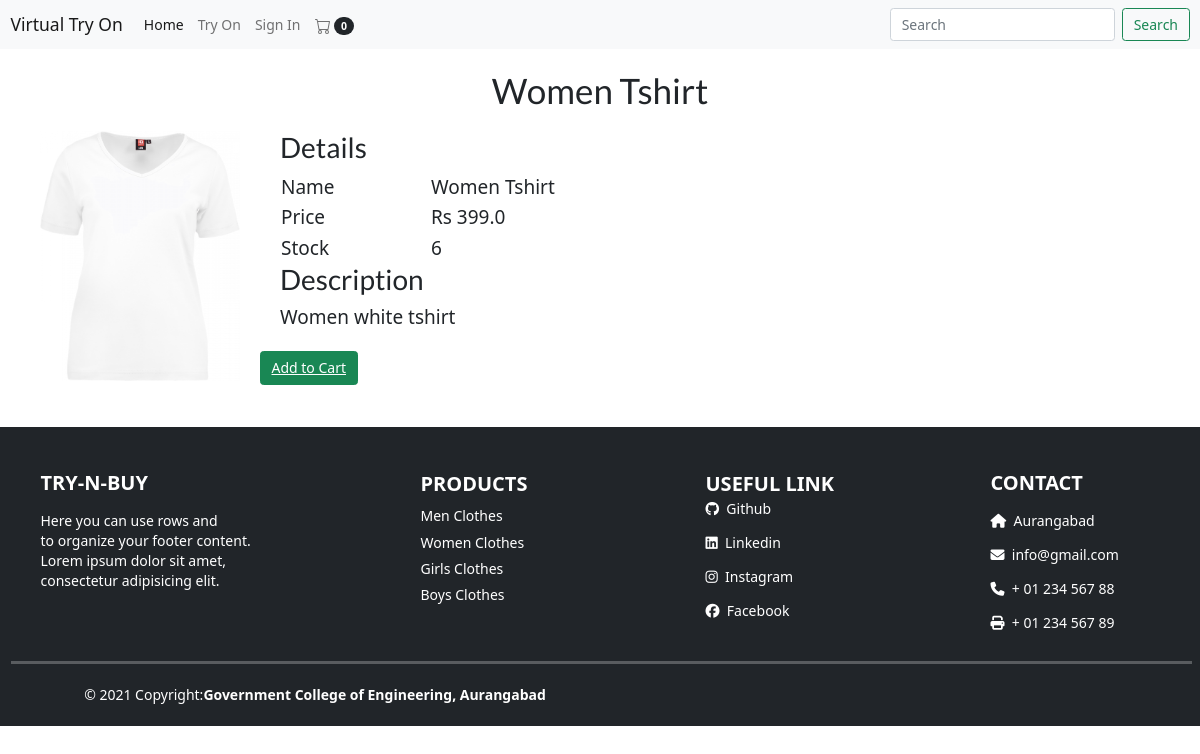
The page /productDescription?productId=3 on the database as committed earlier.
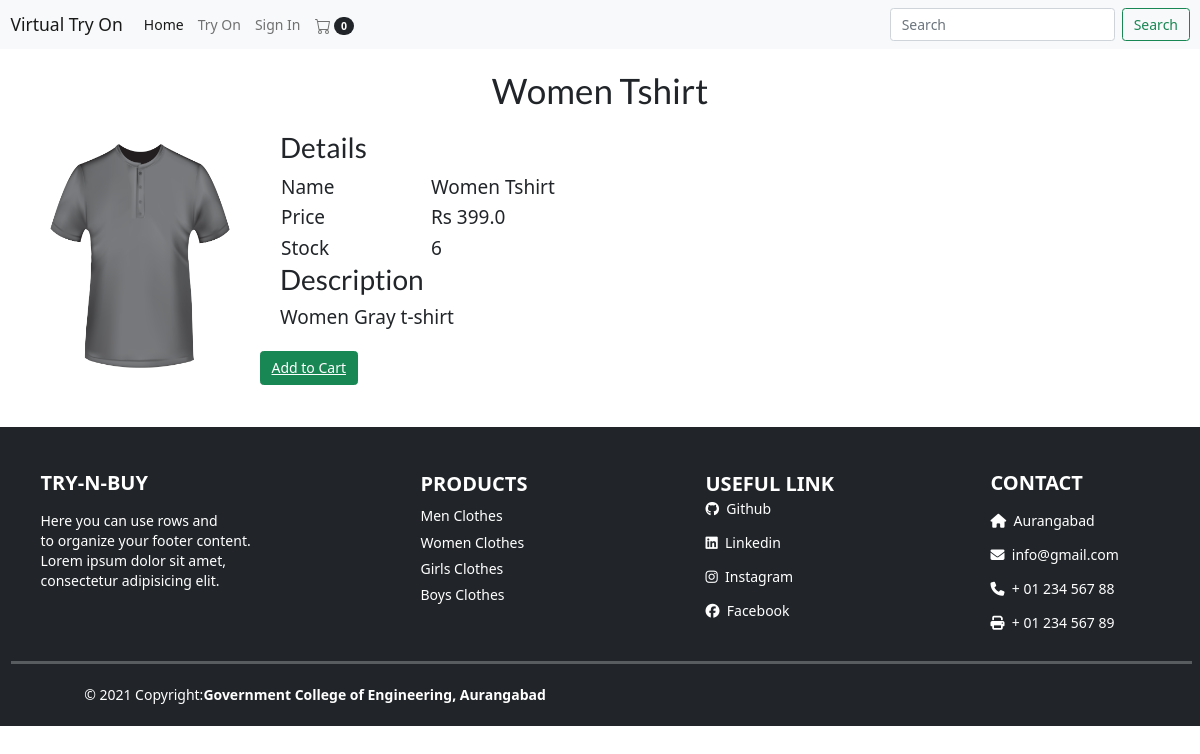
The same page on the database as committed later.
### tables this page shows
CREATE TABLE products (productId INTEGER PRIMARY KEY, name TEXT, price REAL, description TEXT, image TEXT, stock INTEGER, categoryId INTEGER, FOREIGN KEY (categoryId) REFERENCES categories (categoryId));

### main.py (the view)
@app.route("/productDescription")
def productDescription():
    loggedIn, firstName, noOfItems = getLoginDetails()
    productId = request.args.get('productId')
    with sqlite3.connect('database.db') as conn:
        cur = conn.cursor()
        cur.execute(
            'SELECT productId, name, price, description, image, stock FROM products WHERE productId = ' + productId)
        productData = cur.fetchone()
    conn.close()
    return render_template("productDescription.html", data=productData, loggedIn=loggedIn, firstName=firstName, noOfItems=noOfItems)

### main.py (called while the page is built, shortened)
def getLoginDetails():
    with sqlite3.connect('database.db') as conn:
        cur = conn.cursor()
        if 'email' not in session:
            loggedIn = False
            firstName = ''
            noOfItems = 0
    conn.close()
    return (loggedIn, firstName, noOfItems)

### templates/productDescription.html (shortened to what this page needs)
<!DOCTYPE HTML>
<html>
<head>
<link rel="stylesheet" href={{url_for('static', filename='css/productDescription.css')}} />
<link rel="stylesheet" href={{ url_for('static', filename='css/topStyle.css')}} />
<link href="https://cdn.jsdelivr.net/npm/bootstrap@5.0.1/dist/css/bootstrap.min.css" rel="stylesheet"
>
</head>
<body>
	{% include "nav.html" %}
<div class="data-center">
<div id="display">
	<div id="productName">
		<h1>{{data[1]}}</h1>
	</div>
	<div>
		<img src={{url_for('static', filename='uploads/'+data[4]) }} id="productImage"/>
	</div>
	<div id="productDescription">
		<h2>Details</h2>
		<table id="descriptionTable">
			<tr>
				<td>Name</td>
				<td>{{data[1]}}</td>
			</tr>
			<tr>
				<td>Price</td>
				<td>Rs {{data[2]}}</td>
			</tr>
			<tr>
				<td>Stock</td>
				<td>{{data[5]}}</td>
			</tr>
		</table>
		<h2>Description</h2>
		<p>{{data[3]}}</p>
	</div>
	<div id="addToCart">
	<span><button type="button" class="btn btn-success"><a href="/addToCart?productId={{request.args.get('productId')}}" class="text-white">Add to Cart</a></button>
	</span>
	</div>
	</div>
</div>
{% include "footer.html" %}
</body>
</html>

Rows that differ between the two databases and show on the page:
changed products "Women Tshirt": image: a different picture; description "Women white tshirt" → "Women Gray t-shirt"
